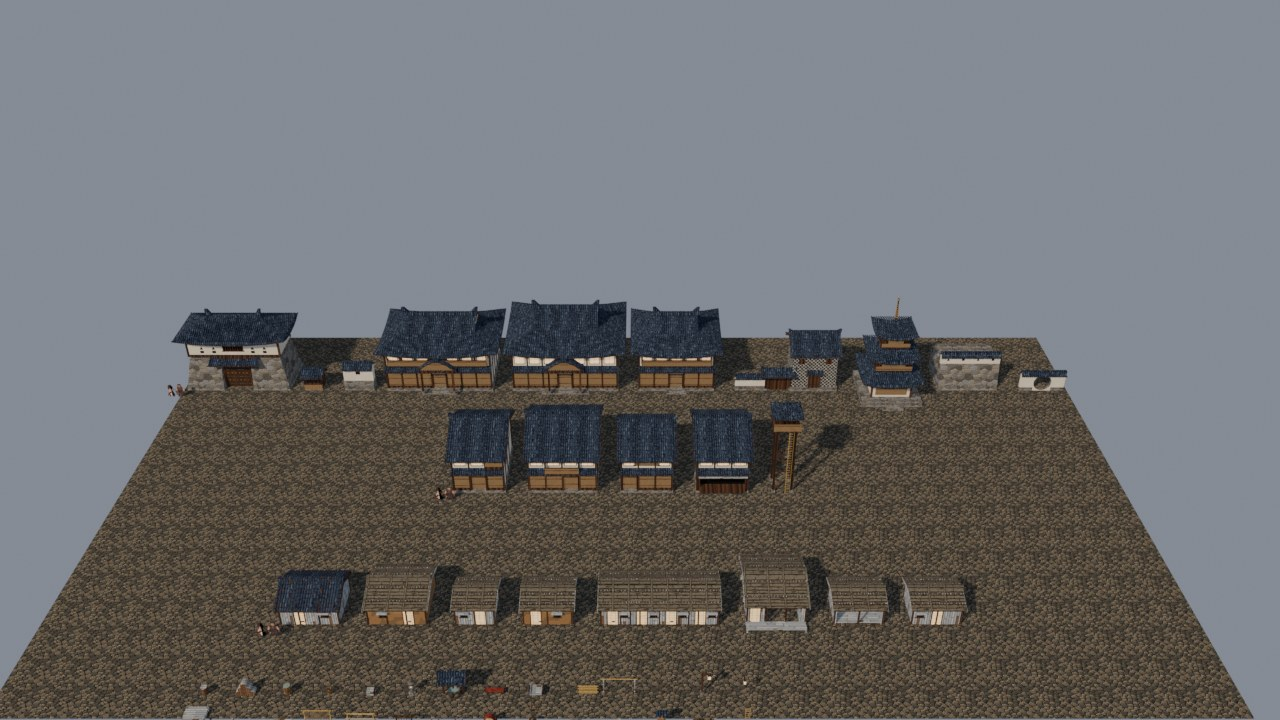
#> input picture Projects/Eonlore/Project/Assets/Models/JapaneseCity/Source/JP_Kit/_renders/PV_A_V1_Game.jpg, 1280 x 720 px
$ python build_palette_48.py --out out.png --sources ../Project/Assets/Models/JapaneseCity/Source/JP_Kit/_renders/PV_A_V1_Game.jpg
#> lines starting #> are read from the running program, lines starting #| are printed output that depends on the picture
"""Rebuild art_incoming/style_refs/palette_48.png from the approved art.

The 48-colour palette that PixelLab's "Limit colors" and the snapping step use was lost. This rebuilds it from art that
is already approved, so new art lands in the same colour space:

  - Textures/Palettes/ShrineGlade_Palette.png (the shrine's 96 colours: greens, earth, Miko's red)
  - the medieval kit's textures (Models/MedievalVillage/Source/MV_Kit/Textures)
  - Miko's field sheet and the OakSun trees
  - the Japanese city kit's textures (blue-grey tiles, cedar, plaster, granite, indigo)

Every source gets the same total weight (so a big texture can't drown Miko's few colours), colours are clustered in
OKLab with k-means (k = 48), and the darkest and lightest colour of every source are kept as fixed centres so no
ramp loses its ends. The result is sorted into hue families, dark to light, one row each, for reading as ramps.

  python scripts/build_palette_48.py --out art_incoming/style_refs/palette_48.png --sources <png or folder> ...
Needs Pillow and numpy.
"""

import argparse
from pathlib import Path

import numpy as np
from PIL import Image


def SrgbToOklab(rgb):
	c = rgb / 255.0
	c = np.where(c <= 0.04045, c / 12.92, ((c + 0.055) / 1.055) ** 2.4)
	l = 0.4122214708 * c[:, 0] + 0.5363325363 * c[:, 1] + 0.0514459929 * c[:, 2]
	m = 0.2119034982 * c[:, 0] + 0.6806995451 * c[:, 1] + 0.1073969566 * c[:, 2]
	s = 0.0883024619 * c[:, 0] + 0.2817188376 * c[:, 1] + 0.6299787005 * c[:, 2]
	l, m, s = np.cbrt(l), np.cbrt(m), np.cbrt(s)
	return np.stack([
		0.2104542553 * l + 0.7936177850 * m - 0.0040720468 * s,
		1.9779984951 * l - 2.4285922050 * m + 0.4505937099 * s,
		0.0259040371 * l + 0.7827717662 * m - 0.8086757660 * s], axis=1)


def SourceColours(path):
	"""Unique opaque colours of one image and their pixel counts."""
	image = np.asarray(Image.open(path).convert("RGBA")).reshape(-1, 4)
	image = image[image[:, 3] > 127][:, :3]
	if len(image) == 0:
		return None, None
	colours, counts = np.unique(image, axis=0, return_counts=True)
	return colours.astype(np.float64), counts.astype(np.float64)


def Main():
	parser = argparse.ArgumentParser(description=__doc__, formatter_class=argparse.RawDescriptionHelpFormatter)
	parser.add_argument("--out", required=True)
	parser.add_argument("--sources", nargs="+", required=True, help="png files or folders of png files")
	parser.add_argument("--accents", nargs="*", default=[], help="images whose most saturated colours must survive (Miko)")
	parser.add_argument("--exclude", nargs="*", default=[], help="file name parts to skip (emissive masks)")
	parser.add_argument("--colors", type=int, default=48)
	parser.add_argument("--seed", type=int, default=3)
	args = parser.parse_args()

	files = []
	for source in args.sources:
		p = Path(source)
		files += sorted(p.glob("*.png")) if p.is_dir() else [p]
	files = [f for f in files if any(x in f.name for x in args.exclude) == False]
	allColours, allWeights = [], []
	for f in files:
		colours, counts = SourceColours(f)
		if colours is None:
			continue
		allColours.append(colours)
		allWeights.append(np.sqrt(counts) / np.sqrt(counts).sum())   # every source weighs the same in total
	colours = np.concatenate(allColours)
	weights = np.concatenate(allWeights)
	lab = SrgbToOklab(colours)
	keep = lab[:, 0] > 0.17          # StyleGuide: no pure black in base art; the darkest shade is a coloured dark
	colours, weights, lab = colours[keep], weights[keep], lab[keep]
	W = np.array([1.0, 2.0, 2.0])    # hue counts double: ramps of different hues must not merge into greys

	# fixed centres: the ends of every ramp. Per hue family (neutrals + eight 45-degree hue sectors) with real weight,
	# the darkest and the lightest colour that carry at least a little weight (stray pixels don't count).
	chroma = np.hypot(lab[:, 1], lab[:, 2])
	hue = (np.degrees(np.arctan2(lab[:, 2], lab[:, 1])) + 360) % 360
	fam = np.where(chroma < 0.03, -1, (hue // 45).astype(int))
	fixedLab = []
	for f in sorted(set(fam)):
		members = np.where(fam == f)[0]
		if weights[members].sum() < 0.02 * weights.sum():
			continue
		heavy = members[weights[members] >= np.percentile(weights[members], 40)]
		for i in (heavy[np.argmin(lab[heavy, 0])], heavy[np.argmax(lab[heavy, 0])]):
			if all(np.linalg.norm(lab[i] - x) > 0.05 for x in fixedLab):
				fixedLab.append(lab[i])
#> this loop made 6 passes
#> after the loop, fixedLab = [[0.171, 0.0161, 0.0237], [0.858, 0.0119, 0.0264]]
	for a in args.accents:   # accents: a character's saturated colours (Miko's red) are kept as they are
		ac, cnt = SourceColours(a)
		al = SrgbToOklab(ac)
		ch = np.hypot(al[:, 1], al[:, 2])
		for i in np.argsort(-ch * np.sqrt(cnt))[:4]:
			if al[i, 0] > 0.17 and all(np.linalg.norm(al[i] - x) > 0.05 for x in fixedLab):
				fixedLab.append(al[i])
	fixedLab = np.array(fixedLab)
	free = args.colors - len(fixedLab)
#> free = 46
	assert free > 8, "too many fixed ramp ends (%d)" % len(fixedLab)

	rng = np.random.default_rng(args.seed)
	centres = lab[rng.choice(len(lab), free, replace=False, p=weights / weights.sum())]
#> centres = 46 rows, first 8: [0.301, -0.00745, -0.0248], [0.324, 0.00874, -0.00456], [0.566, 0.00427, 0.00291], [0.434, 0.0124, 0.019], [0.24, 0.00957, 0.0218], [0.382, 0.00835, 0.0198], [0.353, 0.0285, 0.0438], [0.344, -0.00882, -0.0281]
	for _ in range(60):
		allCentres = np.concatenate([fixedLab, centres])
		d = ((((lab[:, None, :] - allCentres[None, :, :]) * W) ** 2)).sum(axis=2)
		nearest = d.argmin(axis=1)
		for i in range(free):
			members = nearest == len(fixedLab) + i
			if members.any():
				w = weights[members]
				centres[i] = (lab[members] * w[:, None]).sum(axis=0) / w.sum()
#> after the loop, centres = 46 rows, first 8: [0.324, -0.00455, -0.0237], [0.323, 0.000883, -0.00728], [0.645, 0.00401, 0.0108], [0.428, 0.00672, 0.0237], [0.249, 0.00199, 0.00627], [0.377, 0.00651, 0.0229], [0.381, 0.0757, 0.0479], [0.358, -0.00446, -0.0218]
	# each free centre becomes the real source colour closest to it (no invented in-between colours)
	allCentres = np.concatenate([fixedLab, centres])
#> allCentres = 48 rows, first 8: [0.171, 0.0161, 0.0237], [0.858, 0.0119, 0.0264], [0.324, -0.00455, -0.0237], [0.323, 0.000883, -0.00728], [0.645, 0.00401, 0.0108], [0.428, 0.00672, 0.0237], [0.249, 0.00199, 0.00627], [0.377, 0.00651, 0.0229]
	palette = []
	for c in allCentres:
		palette.append(colours[(((lab - c) * W) ** 2).sum(axis=1).argmin()])
#> this loop made 48 passes
#> after the loop, palette = 48 items, first 6: [25, 12, 4], [222, 205, 189], [44, 52, 65], [50, 51, 55], [146, 141, 135], [88, 78, 66]
	palette = np.unique(np.array(palette).astype(np.uint8), axis=0)
#> palette = 48 rows, first 8: [22, 26, 35], [25, 12, 4], [28, 24, 21], [29, 36, 46], [36, 32, 29], [36, 44, 55], [42, 42, 42], [44, 52, 65]

	# sort: neutrals first, then by hue; each family dark to light
	pl = SrgbToOklab(palette.astype(np.float64))
#> in SrgbToOklab (call 2), `c = rgb / 255.0`: c = 48 rows, first 8: [0.0863, 0.102, 0.137], [0.098, 0.0471, 0.0157], [0.11, 0.0941, 0.0824], [0.114, 0.141, 0.18], [0.141, 0.125, 0.114], [0.141, 0.173, 0.216], [0.165, 0.165, 0.165], [0.173, 0.204, 0.255]
#> in SrgbToOklab (call 2), `c = np.where(c <= 0.04045, c / 12.92, ((c + 0.055) / 1.055) ** 2.4)`: c = 48 rows, first 8: [0.00802, 0.0103, 0.0168], [0.00972, 0.00368, 0.00121], [0.0116, 0.00913, 0.0075], [0.0123, 0.0176, 0.0273], [0.0176, 0.0144, 0.0123], [0.0176, 0.0252, 0.0382], [0.0232, 0.0232, 0.0232], [0.0252, 0.0343, 0.0529]
#> pl = 48 rows, first 8: [0.218, -0.00127, -0.0187], [0.171, 0.0161, 0.0237], [0.213, 0.00442, 0.0074], [0.258, -0.00473, -0.0209], [0.247, 0.00424, 0.00713], [0.29, -0.00543, -0.0225], [0.285, 2.31e-11, 1.06e-08], [0.323, -0.00444, -0.0253]
	chroma = np.hypot(pl[:, 1], pl[:, 2])
#> chroma = 48 values, max 0.0887 at index 31, min 1.06e-08 at index 6, mean 0.0257
	hue = (np.degrees(np.arctan2(pl[:, 2], pl[:, 1])) + 360) % 360
#> hue = 48 values, max 286.3 at index 38, min 32.03 at index 31, mean 113.2
	family = np.where(chroma < 0.03, -1, (hue // 45).astype(int))
#> family = 48 values, max 1 at index 8, min -1 at index 0, mean -0.479
	order = np.lexsort((pl[:, 0], family))
#> order = 48 values, max 47 at index 34, min 0 at index 2, mean 23.5
	palette = palette[order]
#> palette = 48 rows, first 8: [25, 12, 4], [28, 24, 21], [22, 26, 35], [36, 32, 29], [29, 36, 46], [49, 39, 29], [42, 42, 42], [36, 44, 55]
	families = family[order]
#> families = 48 values from -1 to 1

	Image.fromarray(palette[None, :, :]).save(args.out)
	rows = [palette[families == f] for f in sorted(set(families))]
#> rows = 3 items
	swatch = Image.new("RGB", (max(len(r) for r in rows) * 24, len(rows) * 24), (40, 40, 40))
#> swatch: PIL image 840x72 RGB; every value is 40
	for y, row in enumerate(rows):
		for x, c in enumerate(row):
			swatch.paste(tuple(int(v) for v in c), (x * 24, y * 24, x * 24 + 22, y * 24 + 22))
#> this loop made 3 passes
#> row on pass 2: [[106, 46, 35]]
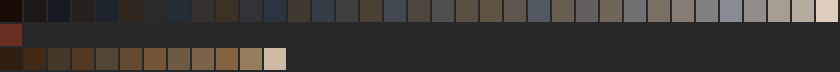
#> swatch: PIL image 840x72 RGB; mean R, G, B 59.5, 55.8, 52.6
	swatchPath = Path(args.out).with_name(Path(args.out).stem + "_swatches.png")
	swatch.save(swatchPath)
	print(f"{len(files)} sources, {len(fixedLab)} fixed ramp ends -> {len(palette)} colours: {args.out}, {swatchPath}")
#| 1 sources, 2 fixed ramp ends -> 48 colours: out.png, out_swatches.png


if __name__ == "__main__":
	Main()

$ run again, on Projects/Eonlore/Project/Assets/Models/JapaneseCity/Source/JP_Kit/_renders/PV_All.jpg
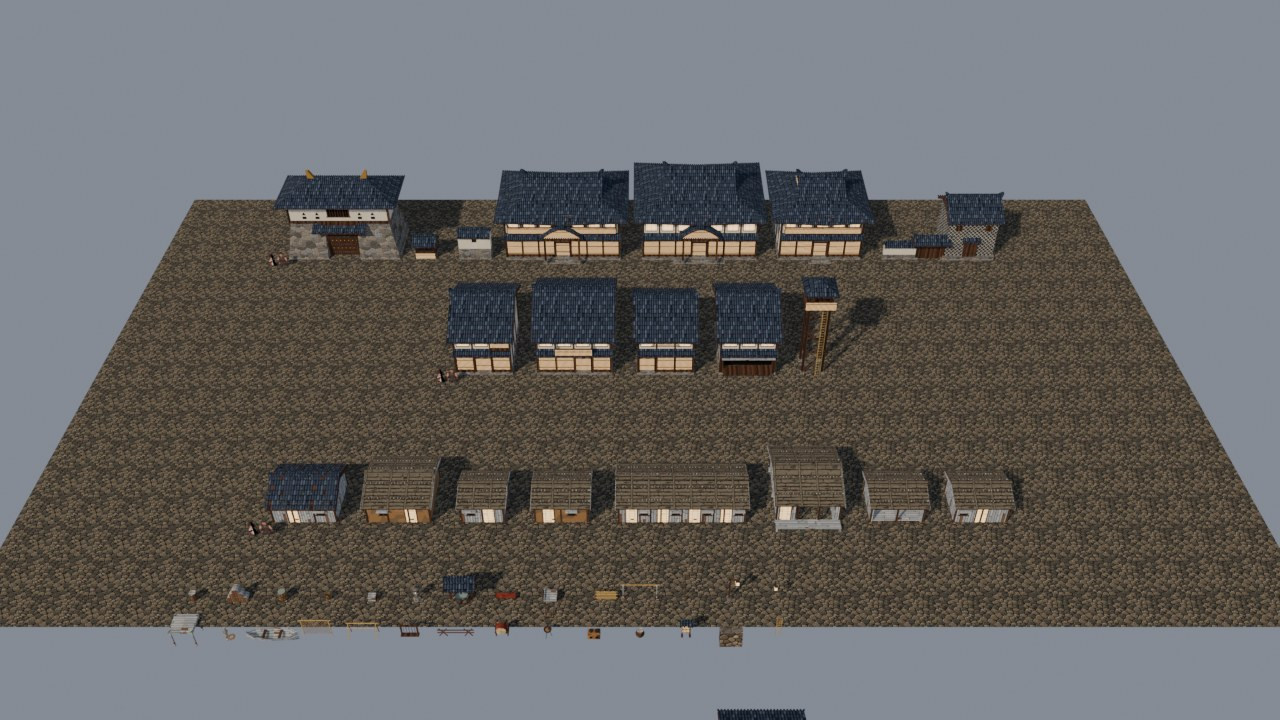
#> input picture Projects/Eonlore/Project/Assets/Models/JapaneseCity/Source/JP_Kit/_renders/PV_All.jpg, 1280 x 720 px
#> the loop in Main, `for f in sorted(set(fam)):` made 6 passes
#> after the loop in Main, `for f in sorted(set(fam)):`: fixedLab = [[0.171, 0.0161, 0.0237], [0.884, 0.0144, 0.0214]]
#> free = 46
#> in Main, `centres = lab[rng.choice(len(lab), free, replace=False, p=weights / we..`: centres = 46 rows, first 8: [0.273, -0.00541, 0.00777], [0.34, 0.00371, -0.00791], [0.623, -0.000838, -0.0143], [0.42, 0.0148, 0.0432], [0.302, -0.00538, -0.0222], [0.38, 0.0101, 0.0237], [0.374, 0.0182, 0.0404], [0.277, 0.00916, 0.0212]
#> after the loop in Main, `for _ in range(60):`: centres = 46 rows, first 8: [0.254, 0.000848, 0.00144], [0.339, -0.0041, -0.0218], [0.633, 0.00273, 0.00753], [0.39, 0.0211, 0.0424], [0.304, -0.00382, -0.0217], [0.407, 0.00332, 0.00671], [0.335, 0.0233, 0.0376], [0.244, 0.0229, 0.0333]
#> allCentres = 48 rows, first 8: [0.171, 0.0161, 0.0237], [0.884, 0.0144, 0.0214], [0.254, 0.000848, 0.00144], [0.339, -0.0041, -0.0218], [0.633, 0.00273, 0.00753], [0.39, 0.0211, 0.0424], [0.304, -0.00382, -0.0217], [0.407, 0.00332, 0.00671]
#> the loop in Main, `for c in allCentres:` made 48 passes
#> after the loop in Main, `for c in allCentres:`: palette = 48 items, first 6: [25, 12, 4], [231, 213, 201], [35, 35, 35], [48, 56, 67], [142, 137, 133], [88, 63, 41]
#> in Main, `palette = np.unique(np.array(palette).astype(np.uint8), axis=0)`: palette = 48 rows, first 8: [21, 28, 38], [25, 12, 4], [28, 24, 21], [31, 38, 48], [35, 35, 35], [40, 47, 57], [42, 32, 23], [44, 44, 44]
#> in SrgbToOklab (call 2), `c = rgb / 255.0`: c = 48 rows, first 8: [0.0824, 0.11, 0.149], [0.098, 0.0471, 0.0157], [0.11, 0.0941, 0.0824], [0.122, 0.149, 0.188], [0.137, 0.137, 0.137], [0.157, 0.184, 0.224], [0.165, 0.125, 0.0902], [0.173, 0.173, 0.173]
#> in SrgbToOklab (call 2), `c = np.where(c <= 0.04045, c / 12.92, ((c + 0.055) / 1.055) ** 2.4)`: c = 48 rows, first 8: [0.0075, 0.0116, 0.0194], [0.00972, 0.00368, 0.00121], [0.0116, 0.00913, 0.0075], [0.0137, 0.0194, 0.0296], [0.0168, 0.0168, 0.0168], [0.0212, 0.0284, 0.0409], [0.0232, 0.0144, 0.00857], [0.0252, 0.0252, 0.0252]
#> pl = 48 rows, first 8: [0.224, -0.00489, -0.0217], [0.171, 0.0161, 0.0237], [0.213, 0.00442, 0.0074], [0.266, -0.00469, -0.0208], [0.256, 2.07e-11, 9.55e-09], [0.303, -0.00454, -0.0201], [0.253, 0.00996, 0.02], [0.293, 2.37e-11, 1.09e-08]
#> chroma = 48 values, max 0.0869 at index 30, min 9.55e-09 at index 4, mean 0.0264
#> hue = 48 values, max 345.4 at index 12, min 34.78 at index 30, mean 108.8
#> family = 48 values, max 1 at index 8, min -1 at index 0, mean -0.479
#> order = 48 values, max 47 at index 34, min 0 at index 2, mean 23.5
#> in Main, `palette = palette[order]`: palette = 48 rows, first 8: [25, 12, 4], [28, 24, 21], [21, 28, 38], [42, 32, 23], [35, 35, 35], [31, 38, 48], [50, 42, 31], [44, 44, 44]
#> families = 48 values from -1 to 1
#> rows = 3 items
#> the loop in Main, `for y, row in enumerate(rows):` made 3 passes
#> row on pass 2: [[105, 47, 33]]
#> after the loop in Main, `for y, row in enumerate(rows):`:
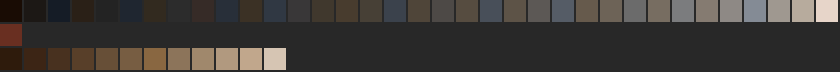
#> swatch: PIL image 840x72 RGB; mean R, G, B 61, 57, 53.6
#| 1 sources, 2 fixed ramp ends -> 48 colours: out.png, out_swatches.png
